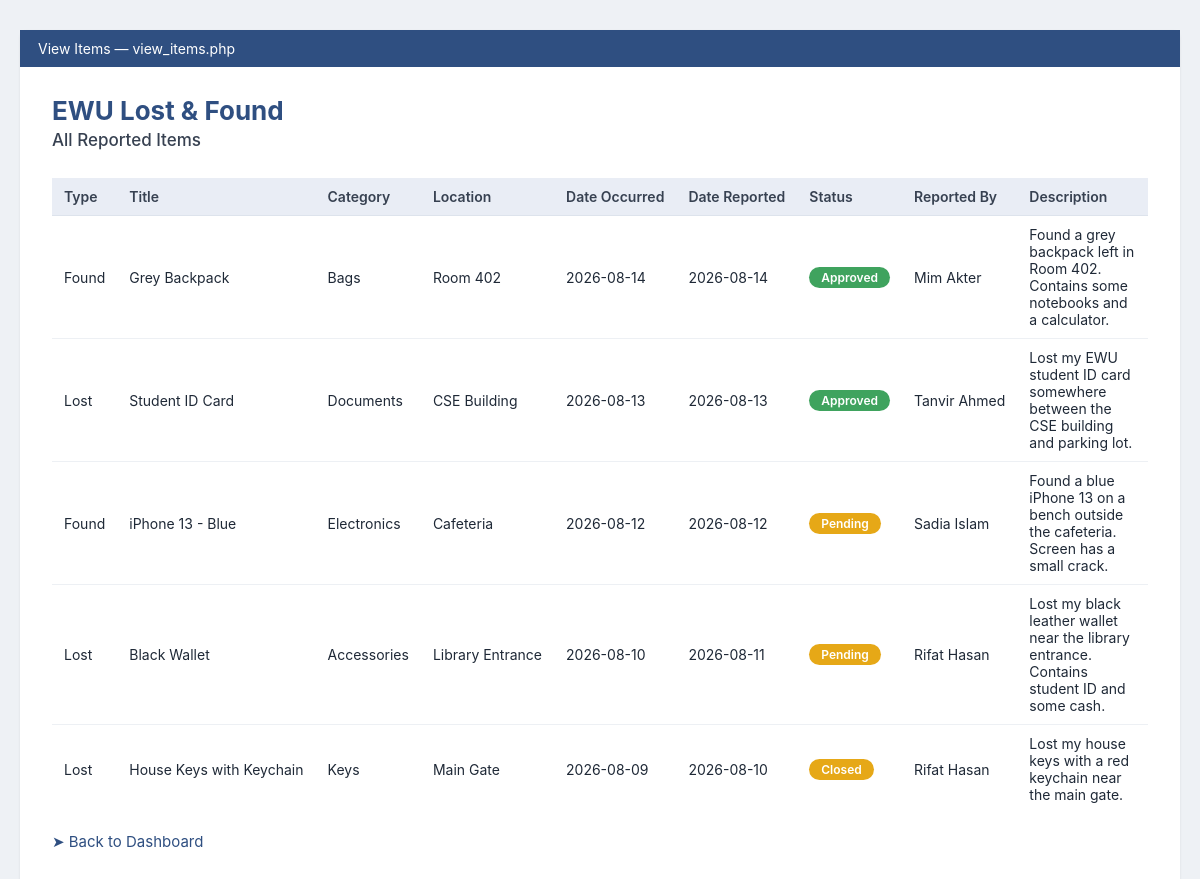
/view_items.php (signed in), run on the app's committed database.
### tables this page shows
CREATE TABLE `item` (
  `item_id` int(11) NOT NULL,
  `report_type` enum('Lost','Found') NOT NULL,
  `title` varchar(150) NOT NULL,
  `description` text DEFAULT NULL,
  `category_id` int(11) NOT NULL,
  `location` varchar(200) NOT NULL,
  `date_occurred` date NOT NULL,
  `date_reported` date NOT NULL,
  `status` enum('Pending','Approved','Rejected','Matched','Claimed','Closed') NOT NULL DEFAULT 'Pending',
  `reported_by` int(11) NOT NULL,
  `approved_by` int(11) DEFAULT NULL,
  `matched_item_id` int(11) DEFAULT NULL,
  `image_path` varchar(255) DEFAULT NULL
);

CREATE TABLE `category` (
  `category_id` int(11) NOT NULL,
  `category_name` varchar(100) NOT NULL
);

CREATE TABLE `user` (
  `user_id` int(11) NOT NULL,
  `name` varchar(100) NOT NULL,
  `email` varchar(150) NOT NULL,
  `password` varchar(255) NOT NULL,
  `phone` varchar(20) DEFAULT NULL,
  `role` enum('Admin','Student') NOT NULL DEFAULT 'Student',
  `department` varchar(100) DEFAULT NULL,
  `registration_date` date NOT NULL
);

### view_items.php (the view, shortened to what this page needs)
<?php
include "db_conn.php";
$sql = "SELECT Item.item_id, Item.report_type, Item.title, Item.description,
               Item.location, Item.date_occurred, Item.date_reported, Item.status,
               Category.category_name, User.name AS reported_by_name
        FROM Item
        JOIN Category ON Item.category_id = Category.category_id
        JOIN User ON Item.reported_by = User.user_id
        ORDER BY Item.date_reported DESC";
$result = $conn->query($sql);
function statusBadgeClass($status) {
    switch ($status) {
        case "Approved": return "badge-approved";
        default:         return "badge-pending";
    }
}
include 'header.php';
?>
    <h1>EWU Lost &amp; Found</h1>
    <h2 class="subtitle">All Reported Items</h2>
    <div class="table-wrap">
    <table>
        <thead>
            <tr>
                <th>Type</th>
                <th>Title</th>
                <th>Category</th>
                <th>Location</th>
                <th>Date Occurred</th>
                <th>Date Reported</th>
                <th>Status</th>
                <th>Reported By</th>
                <th>Description</th>
            </tr>
        </thead>
        <tbody>
            <?php while ($row = $result->fetch_assoc()) { ?>
                <tr>
                    <td><?php echo htmlspecialchars($row['report_type']); ?></td>
                    <td><?php echo htmlspecialchars($row['title']); ?></td>
                    <td><?php echo htmlspecialchars($row['category_name']); ?></td>
                    <td><?php echo htmlspecialchars($row['location']); ?></td>
                    <td><?php echo htmlspecialchars($row['date_occurred']); ?></td>
                    <td><?php echo htmlspecialchars($row['date_reported']); ?></td>
                    <td>
                        <span class="badge <?php echo statusBadgeClass($row['status']); ?>">
                            <?php echo htmlspecialchars($row['status']); ?>
                        </span>
                    </td>
                    <td><?php echo htmlspecialchars($row['reported_by_name']); ?></td>
                    <td class="desc-col"><?php echo htmlspecialchars($row['description']); ?></td>
                </tr>
            <?php } ?>
        </tbody>
    </table>
    </div>
    <p style="margin-top:18px;">
        <a href="student_dashboard.php" class="link-arrow">Back to Dashboard</a>
    </p>
<?php include 'footer.php'; ?>

### style.css (style rules this page uses)
* { box-sizing: border-box; }
body { margin: 0; padding: 30px 20px; background: #eef1f5; font-family: -apple-system, BlinkMacSystemFont, "Segoe UI", Roboto, Arial, sans-serif; color: #1f2937; }
.content h1 { color: #2f4f81; font-size: 26px; margin: 0 0 4px; }
.content h2.subtitle { color: #374151; font-weight: 500; font-size: 17px; margin: 0 0 20px; }
.menu-list a, .link-arrow { color: #2f4f81; text-decoration: none; font-size: 15px; }
.menu-list a::before, .link-arrow::before { content: "➤ "; }
.table-scroll, .table-wrap { overflow-x: auto; -webkit-overflow-scrolling: touch; }
table { width: 100%; border-collapse: collapse; margin-top: 8px; font-size: 14px; }
thead th { background: #e9edf5; color: #374151; text-align: left; padding: 10px 12px; font-weight: 600; border-bottom: 1px solid #dde3ec; white-space: nowrap; }
tbody td { padding: 10px 12px; border-bottom: 1px solid #edf0f4; vertical-align: middle; white-space: nowrap; }
tbody tr:last-child td { border-bottom: none; }
.desc-col { max-width: 220px; white-space: normal; word-wrap: break-word; }
.badge { display: inline-block; padding: 3px 12px; border-radius: 12px; font-size: 12px; font-weight: 600; color: #ffffff; white-space: nowrap; }
.badge-pending { background: #e6a817; }
.badge-approved { background: #3fa35e; }

### data on the page
item: report_type "Found", title "Grey Backpack", category.category_name "Bags", location "Room 402", date_occurred "2026-08-14", date_reported "2026-08-14", status "Approved", reported_by.name "Mim Akter", description "Found a grey backpack left in Room 402. Contains some notebooks and a calculator."
item: report_type "Lost", title "Student ID Card", category.category_name "Documents", location "CSE Building", date_occurred "2026-08-13", date_reported "2026-08-13", status "Approved", reported_by.name "Tanvir Ahmed", description "Lost my EWU student ID card somewhere between the CSE building and parking lot."
item: report_type "Found", title "iPhone 13 - Blue", category.category_name "Electronics", location "Cafeteria", date_occurred "2026-08-12", date_reported "2026-08-12", status "Pending", reported_by.name "Sadia Islam", description "Found a blue iPhone 13 on a bench outside the cafeteria. Screen has a small crack."
item: report_type "Lost", title "Black Wallet", category.category_name "Accessories", location "Library Entrance", date_occurred "2026-08-10", date_reported "2026-08-11", status "Pending", reported_by.name "Rifat Hasan", description "Lost my black leather wallet near the library entrance. Contains student ID and some cash."
item: report_type "Lost", title "House Keys with Keychain", category.category_name "Keys", location "Main Gate", date_occurred "2026-08-09", date_reported "2026-08-10", status "Closed", reported_by.name "Rifat Hasan", description "Lost my house keys with a red keychain near the main gate."

### other printed values
$pageTitle "View Items"
$pageFile "view_items.php"
